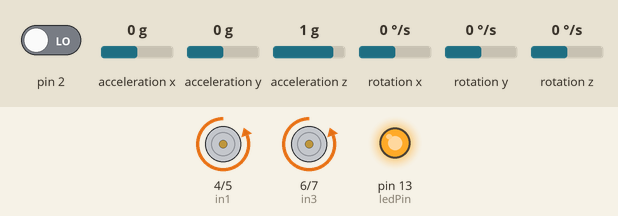
This sketch was run on a simulated Arduino Uno, built with avr-gcc and run on an emulated ATmega328P. Shown: motor-driver pin pairs drawn as motors (green arrow = first pin HIGH = forward, orange = second pin HIGH = backward, longer = more drive, scaled by the enable pin), output pins drawn as LEDs (lit = HIGH). Inputs (shaded band) come from the test bench; at power-on: acceleration y 0 g, acceleration z 1 g, pin 2 LOW, acceleration x 0 g, rotation x 0 °/s, rotation y 0 °/s, rotation z 0 °/s. The sensor or clock chip raises its interrupt line as the real part does.

Above: at 1.7 s.
1.8 s: acceleration y set to -1.4 g
At 3.0 s:
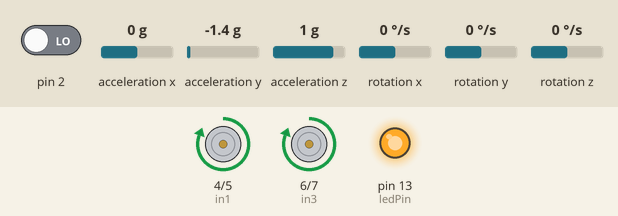
3.3 s: acceleration y set to 0 g
4.9 s: acceleration y set to -0.8 g
At 5.4 s:
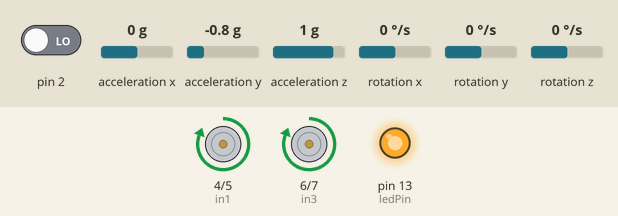
6.4 s: acceleration y set to 0.8 g
At 6.9 s:
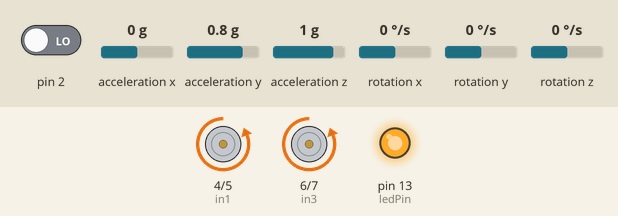
7.9 s: acceleration z set to 1.4 g
At 8.9 s:
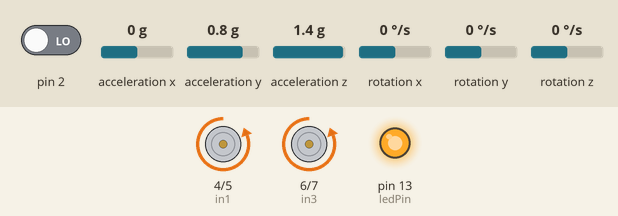
Timing chart, 0 to 10.4 s (numbered marks = the images above; inputs shaded):
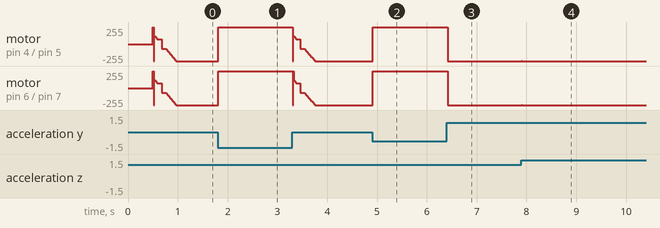

Measured:
- after the input at 1.8 s, motor on pin 4 (in1) / pin 5 (in2), motor on pin 6 (in3) / pin 7 (in4): backward 255/255 → forward 255/255 at once
- after the input at 4.9 s, motor on pin 4 (in1) / pin 5 (in2), motor on pin 6 (in3) / pin 7 (in4): backward 255/255 → forward 255/255 at once
- after the input at 6.4 s, motor on pin 4 (in1) / pin 5 (in2), motor on pin 6 (in3) / pin 7 (in4): forward 255/255 → backward 255/255 at once
- after the input at 7.9 s, motor on pin 4 (in1) / pin 5 (in2), motor on pin 6 (in3) / pin 7 (in4): backward 255/255 → backward 253/255 at once, → backward 255/255 0.01 s later

The sketch:

pidController.ino
```cpp
#include <PID_v1.h> // PID by Brett Beauregard
#include "I2Cdev.h"
#include "MPU6050_6Axis_MotionApps20.h"

#if I2CDEV_IMPLEMENTATION == I2CDEV_ARDUINO_WIRE
#include "Wire.h"
#endif

#define MIN_SPEED 70

// MPU
MPU6050 mpu;

// control / status vars
bool dmpReady = false;   // set true if DMP init was successful
uint8_t mpuIntStatus;    // holds actual interrupt status byte from MPU
uint8_t devStatus;       // return status after each device operation (0 = success, !0 = error)
uint16_t packetSize;     // expected DMP packet size (default is 42 bytes)
uint16_t fifoCount;      // count of all bytes currently in FIFO
uint8_t fifoBuffer[64];  // FIFO storage buffer

// orientation / motion vars
Quaternion q;         // [w, x, y, z] quaternion container
VectorFloat gravity;  // [x, y, z] gravity vector
float ypr[3];         // [yaw, pitch, roll] yaw / pitch / roll container and gravity vector

volatile bool mpuInterrupt = false;  // indicates whether MPU interrupt pin has gone high

// interrupt service routine
void dmpDataReady() {
  mpuInterrupt = true;
}

// PID
double originalSetpoint = 178.0; // 178 for stillstand, modify to make robot drive in a direction
double setpoint = originalSetpoint;
double movingAngleOffset = 0.0;
double input, output;

double Kp = 56; // 56
double Kd = 2.1; // 2.4
double Ki = 450; // 500
PID pid(&input, &output, &setpoint, Kp, Ki, Kd, DIRECT);

// MOTORS
// motor LEFT
int enA = 9; // PWM pin
int in1 = 4;
int in2 = 5;

// motor RIGHT
int enB = 10; // PWM pin
int in3 = 6;
int in4 = 7;

// LED
int ledPin = 13; // built-in LED

double currentSpeed = 0;

void runMotors(double speed) {
  // if speed doesn't change don't do anything
  if (speed == currentSpeed) {
    return;
  }

  // move backwards
  if (speed < 0) {
    if (speed > -MIN_SPEED) {
      speed = -MIN_SPEED;
    }

    // LEFT motor
    digitalWrite(in1, LOW);
    digitalWrite(in2, HIGH);

    // RIGHT motor
    digitalWrite(in3, LOW);
    digitalWrite(in4, HIGH);

    // speed ranges from 0 - 255 -> min 70
    analogWrite(enA, abs(speed));
    analogWrite(enB, abs(speed));
  }
  // move forwards
  else {
    if (speed < MIN_SPEED) {
      speed = MIN_SPEED;
    }

    // LEFT motor
    digitalWrite(in1, HIGH);
    digitalWrite(in2, LOW);

    // RIGHT motor
    digitalWrite(in3, HIGH);
    digitalWrite(in4, LOW);

    // speed ranges from 0 - 255 -> min 70
    analogWrite(enA, speed);
    analogWrite(enB, speed);
  }

  currentSpeed = speed;
}


void setup() {
  Serial.begin(9600);

  // join I2C bus (I2Cdev library doesn't do this automatically)
  #if I2CDEV_IMPLEMENTATION == I2CDEV_ARDUINO_WIRE
    Wire.begin();
    TWBR = 24;  // 400kHz I2C clock (200kHz if CPU is 8MHz)
  #elif I2CDEV_IMPLEMENTATION == I2CDEV_BUILTIN_FASTWIRE
    Fastwire::setup(400, true);
  #endif

  mpu.initialize();

  devStatus = mpu.dmpInitialize();

  // own gyro offsets previously meassured
  mpu.setXGyroOffset(93);
  mpu.setYGyroOffset(-28);
  mpu.setZGyroOffset(-43);
  mpu.setZAccelOffset(943);

  // make sure it worked (returns 0 if so)
  if (devStatus == 0) {
    // turn on the DMP, now that it's ready
    mpu.setDMPEnabled(true);

    // enable Arduino interrupt detection
    attachInterrupt(0, dmpDataReady, RISING);
    mpuIntStatus = mpu.getIntStatus();

    // set our DMP Ready flag so the main loop() function knows it's okay to use it
    dmpReady = true;

    // get expected DMP packet size for later comparison
    packetSize = mpu.dmpGetFIFOPacketSize();

    //setup PID
    pid.SetMode(AUTOMATIC);
    pid.SetSampleTime(10);
    pid.SetOutputLimits(-255, 255);
  } else {
    // ERROR!
    // 1 = initial memory load failed
    // 2 = DMP configuration updates failed
    // (if it's going to break, usually the code will be 1)
    Serial.print(F("DMP Initialization failed (code "));
    Serial.print(devStatus);
    Serial.println(F(")"));
  }

  // MOTOR SETUP
  pinMode(enA, OUTPUT);
  pinMode(in1, OUTPUT);
  pinMode(in2, OUTPUT);

  pinMode(enB, OUTPUT);
  pinMode(in3, OUTPUT);
  pinMode(in4, OUTPUT);

  // LED SETUP
  pinMode(ledPin, OUTPUT); // initialize LED pin as output

  // Turn on LED
  digitalWrite(ledPin, HIGH);
}

void loop() {
  // if programming failed, don't try to do anything
  if (!dmpReady) return;

  // wait for MPU interrupt or extra packet(s) available
  while (!mpuInterrupt && fifoCount < packetSize) {
    // no mpu data
    // performing PID calculations
    pid.Compute();

    // sending output to motors
    runMotors(output);
  }

  // reset interrupt flag and get INT_STATUS byte
  mpuInterrupt = false;
  mpuIntStatus = mpu.getIntStatus();

  // get current FIFO count
  fifoCount = mpu.getFIFOCount();

  // check for overflow (this should never happen unless our code is too inefficient)
  if ((mpuIntStatus & 0x10) || fifoCount == 1024) {
    // reset so we can continue cleanly
    mpu.resetFIFO();
    Serial.println(F("FIFO overflow!"));

    // otherwise, check for DMP data ready interrupt (this should happen frequently)
  } else if (mpuIntStatus & 0x02) {
    // wait for correct available data length, should be a VERY short wait
    while (fifoCount < packetSize) fifoCount = mpu.getFIFOCount();

    // read a packet from FIFO
    mpu.getFIFOBytes(fifoBuffer, packetSize);

    // track FIFO count here in case there is > 1 packet available
    // (this lets us immediately read more without waiting for an interrupt)
    fifoCount -= packetSize;

    mpu.dmpGetQuaternion(&q, fifoBuffer);
    mpu.dmpGetGravity(&gravity, &q);
    mpu.dmpGetYawPitchRoll(ypr, &q, &gravity);

    // change from ypr[1] to ypr[2] to use the roll angle
    input = ypr[2] * 180 / M_PI + 180;
  }
}
```
